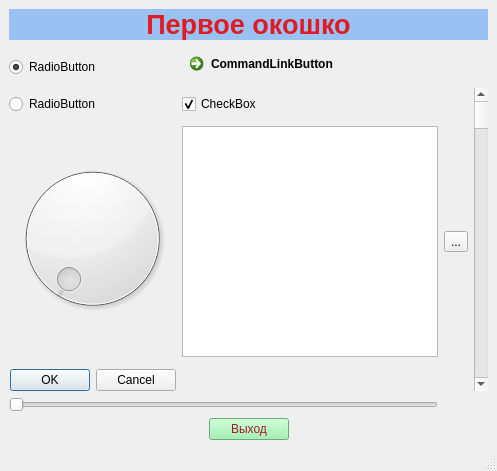
<?xml version="1.0" encoding="UTF-8"?>
<ui version="4.0">
 <class>MainWindow</class>
 <widget class="QMainWindow" name="MainWindow">
  <property name="geometry">
   <rect>
    <x>0</x>
    <y>0</y>
    <width>497</width>
    <height>471</height>
   </rect>
  </property>
  <property name="windowTitle">
   <string>Azonfox my Window</string>
  </property>
  <property name="layoutDirection">
   <enum>Qt::LeftToRight</enum>
  </property>
  <property name="autoFillBackground">
   <bool>true</bool>
  </property>
  <widget class="QWidget" name="centralwidget">
   <layout class="QGridLayout" name="gridLayout">
    <item row="11" column="0" colspan="4">
     <layout class="QHBoxLayout" name="horizontalLayout">
      <item>
       <spacer name="horizontalSpacer">
        <property name="orientation">
         <enum>Qt::Horizontal</enum>
        </property>
        <property name="sizeHint" stdset="0">
         <size>
          <width>58</width>
          <height>20</height>
         </size>
        </property>
       </spacer>
      </item>
      <item>
       <widget class="QPushButton" name="pushButton">
        <property name="whatsThis">
         <string>&lt;html&gt;&lt;head/&gt;&lt;body&gt;&lt;p align=&quot;center&quot;&gt;&lt;br/&gt;&lt;/p&gt;&lt;/body&gt;&lt;/html&gt;</string>
        </property>
        <property name="styleSheet">
         <string notr="true">background-color: rgb(143, 240, 164);
color: rgb(165, 29, 45);
</string>
        </property>
        <property name="text">
         <string>Выход</string>
        </property>
       </widget>
      </item>
      <item>
       <spacer name="horizontalSpacer_2">
        <property name="orientation">
         <enum>Qt::Horizontal</enum>
        </property>
        <property name="sizeHint" stdset="0">
         <size>
          <width>40</width>
          <height>20</height>
         </size>
        </property>
       </spacer>
      </item>
     </layout>
    </item>
    <item row="3" column="0">
     <widget class="QRadioButton" name="radioButton_2">
      <property name="text">
       <string>RadioButton</string>
      </property>
     </widget>
    </item>
    <item row="0" column="0" colspan="4">
     <widget class="QLabel" name="label">
      <property name="font">
       <font>
        <pointsize>20</pointsize>
        <bold>true</bold>
       </font>
      </property>
      <property name="styleSheet">
       <string notr="true">background-color: rgb(153, 193, 241);</string>
      </property>
      <property name="frameShadow">
       <enum>QFrame::Sunken</enum>
      </property>
      <property name="text">
       <string>&lt;html&gt;&lt;head/&gt;&lt;body&gt;&lt;p&gt;&lt;span style=&quot; color:#e01b24;&quot;&gt;Первое окошко&lt;/span&gt;&lt;/p&gt;&lt;/body&gt;&lt;/html&gt;</string>
      </property>
      <property name="textFormat">
       <enum>Qt::RichText</enum>
      </property>
      <property name="scaledContents">
       <bool>false</bool>
      </property>
      <property name="alignment">
       <set>Qt::AlignCenter</set>
      </property>
      <property name="wordWrap">
       <bool>false</bool>
      </property>
     </widget>
    </item>
    <item row="3" column="1">
     <widget class="QCheckBox" name="checkBox">
      <property name="text">
       <string>CheckBox</string>
      </property>
      <property name="checked">
       <bool>true</bool>
      </property>
     </widget>
    </item>
    <item row="2" column="3" rowspan="6">
     <widget class="QScrollBar" name="verticalScrollBar">
      <property name="orientation">
       <enum>Qt::Vertical</enum>
      </property>
     </widget>
    </item>
    <item row="1" column="1" colspan="2">
     <widget class="QCommandLinkButton" name="commandLinkButton">
      <property name="styleSheet">
       <string notr="true">background-color: rgb(248, 228, 92);</string>
      </property>
      <property name="text">
       <string>CommandLinkButton</string>
      </property>
     </widget>
    </item>
    <item row="1" column="0" rowspan="2">
     <widget class="QRadioButton" name="radioButton">
      <property name="text">
       <string>RadioButton</string>
      </property>
      <property name="checked">
       <bool>true</bool>
      </property>
     </widget>
    </item>
    <item row="5" column="1">
     <widget class="QTextBrowser" name="textBrowser"/>
    </item>
    <item row="5" column="2">
     <widget class="QToolButton" name="toolButton">
      <property name="text">
       <string>...</string>
      </property>
     </widget>
    </item>
    <item row="7" column="0">
     <widget class="QDialogButtonBox" name="buttonBox">
      <property name="standardButtons">
       <set>QDialogButtonBox::Cancel|QDialogButtonBox::Ok</set>
      </property>
     </widget>
    </item>
    <item row="10" column="0" colspan="2">
     <widget class="QSlider" name="horizontalSlider">
      <property name="orientation">
       <enum>Qt::Horizontal</enum>
      </property>
     </widget>
    </item>
    <item row="4" column="0" rowspan="2">
     <widget class="QDial" name="dial">
      <property name="styleSheet">
       <string notr="true">border-top-color: rgb(255, 120, 0);</string>
      </property>
     </widget>
    </item>
   </layout>
  </widget>
  <widget class="QMenuBar" name="menubar">
   <property name="geometry">
    <rect>
     <x>0</x>
     <y>0</y>
     <width>497</width>
     <height>23</height>
    </rect>
   </property>
  </widget>
  <widget class="QStatusBar" name="statusbar"/>
 </widget>
 <resources/>
 <connections/>
</ui>
